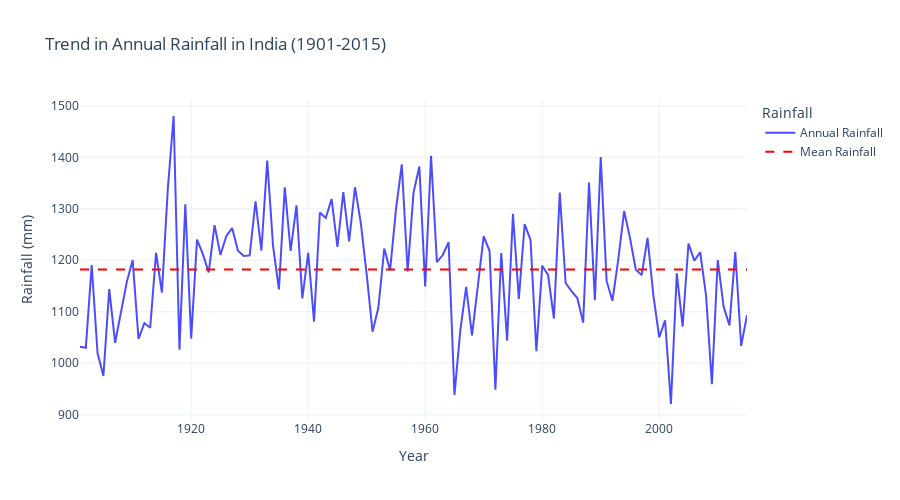
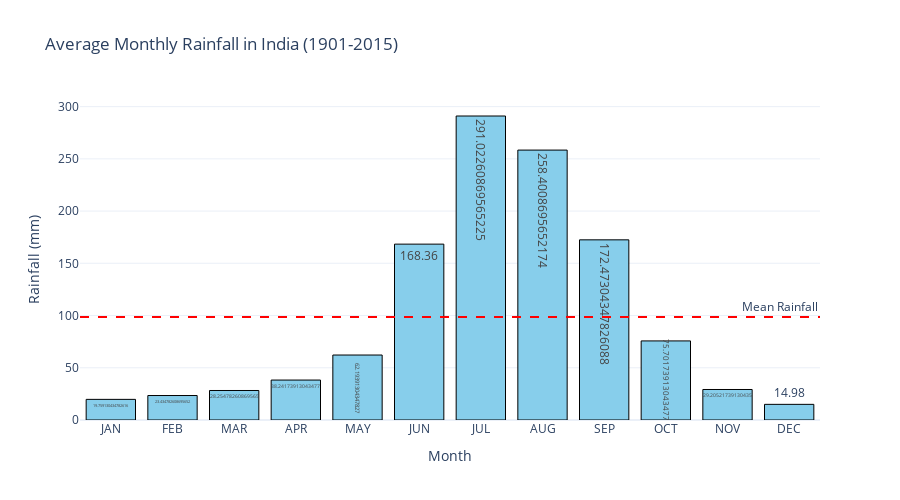
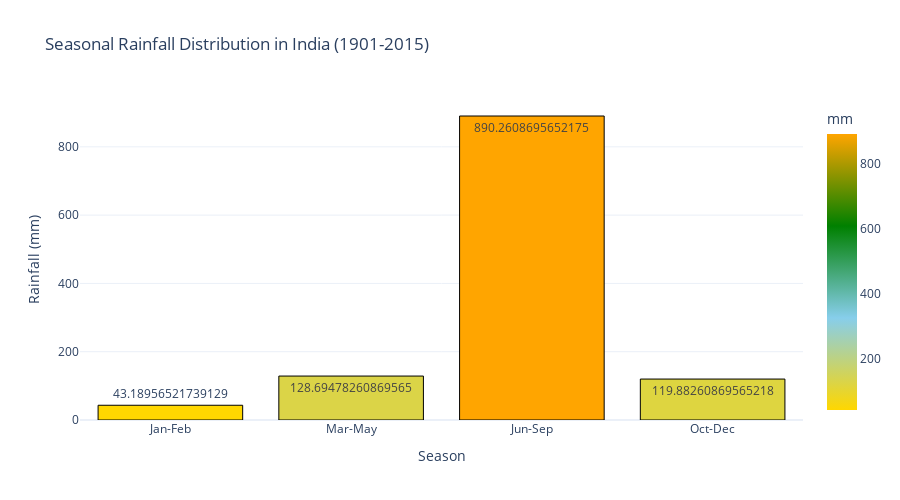

Here is the notebook cell these charts were saved with, in order:
### Code cell
import plotly.graph_objects as go
import plotly.express as px

# analyze trends in annual rainfall over time
annual_rainfall = rainfall_data[['YEAR', 'ANNUAL']]

fig_annual = go.Figure()
fig_annual.add_trace(go.Scatter(
    x=annual_rainfall['YEAR'],
    y=annual_rainfall['ANNUAL'],
    mode='lines',
    name='Annual Rainfall',
    line=dict(color='blue', width=2),
    opacity=0.7
))
fig_annual.add_trace(go.Scatter(
    x=annual_rainfall['YEAR'],
    y=[annual_rainfall['ANNUAL'].mean()] * len(annual_rainfall),
    mode='lines',
    name='Mean Rainfall',
    line=dict(color='red', dash='dash')
))
fig_annual.update_layout(
    title='Trend in Annual Rainfall in India (1901-2015)',
    xaxis_title='Year',
    yaxis_title='Rainfall (mm)',
    template='plotly_white',
    legend=dict(title="Rainfall"),
    height=500
)
fig_annual.show()

# identify months with the highest and lowest rainfall on average
monthly_columns = ['JAN', 'FEB', 'MAR', 'APR', 'MAY', 'JUN', 'JUL', 'AUG', 'SEP', 'OCT', 'NOV', 'DEC']
monthly_avg = rainfall_data[monthly_columns].mean()

highest_rainfall_month = monthly_avg.idxmax()
lowest_rainfall_month = monthly_avg.idxmin()

fig_monthly = px.bar(
    x=monthly_avg.index,
    y=monthly_avg.values,
    labels={'x': 'Month', 'y': 'Rainfall (mm)'},
    title='Average Monthly Rainfall in India (1901-2015)',
    text=monthly_avg.values
)
fig_monthly.add_hline(
    y=monthly_avg.mean(),
    line_dash="dash",
    line_color="red",
    annotation_text="Mean Rainfall",
    annotation_position="top right"
)
fig_monthly.update_traces(marker_color='skyblue', marker_line_color='black', marker_line_width=1)
fig_monthly.update_layout(template='plotly_white', height=500)
fig_monthly.show()

# seasonal rainfall distribution
seasonal_columns = ['Jan-Feb', 'Mar-May', 'Jun-Sep', 'Oct-Dec']
seasonal_avg = rainfall_data[seasonal_columns].mean()

fig_seasonal = px.bar(
    x=seasonal_avg.index,
    y=seasonal_avg.values,
    labels={'x': 'Season', 'y': 'Rainfall (mm)'},
    title='Seasonal Rainfall Distribution in India (1901-2015)',
    text=seasonal_avg.values,
    color=seasonal_avg.values,
    color_continuous_scale=['gold', 'skyblue', 'green', 'orange']
)

fig_seasonal.update_traces(marker_line_color='black', marker_line_width=1)
fig_seasonal.update_layout(
    template='plotly_white',
    height=500,
    coloraxis_colorbar=dict(title='mm')
)
fig_seasonal.update_layout(template='plotly_white', height=500)
fig_seasonal.show()

### Figure 1 — Plotly figure (JSON) as saved in the notebook; plotly's stock layout.template omitted (floating-point values rounded to 4 significant figures)
{"data": [{"line": {"color": "blue", "width": 2}, "mode": "lines", "name": "Annual Rainfall", "opacity": 0.7, "type": "scatter", "x": [1901, 1902, 1903, 1904, 1905, 1906, 1907, 1908, 1909, 1910, 1911, 1912, 1913, 1914, 1915, 1916, 1917, 1918, 1919, 1920, 1921, 1922, 1923, 1924, 1925, 1926, 1927, 1928, 1929, 1930, 1931, 1932, 1933, 1934, 1935, 1936, 1937, 1938, 1939, 1940, 1941, 1942, 1943, 1944, 1945, 1946, 1947, 1948, 1949, 1950, 1951, 1952, 1953, 1954, 1955, 1956, 1957, 1958, 1959, 1960, 1961, 1962, 1963, 1964, 1965, 1966, 1967, 1968, 1969, 1970, 1971, 1972, 1973, 1974, 1975, 1976, 1977, 1978, 1979, 1980, 1981, 1982, 1983, 1984, 1985, 1986, 1987, 1988, 1989, 1990, 1991, 1992, 1993, 1994, 1995, 1996, 1997, 1998, 1999, 2000, 2001, 2002, 2003, 2004, 2005, 2006, 2007, 2008, 2009, 2010, 2011, 2012, 2013, 2014, 2015], "y": [1032.0, 1030.0, 1190.0, 1020.0, 975.3, 1144.0, 1040.0, 1097.0, 1158.0, 1200.0, 1048.0, 1078.0, 1069.0, 1214.0, 1137.0, 1337.0, 1480.0, 1026.0, 1309.0, 1048.0, 1240.0, 1212.0, 1176.0, 1268.0, 1210.0, 1247.0, 1263.0, 1218.0, 1208.0, 1209.0, 1315.0, 1219.0, 1394.0, 1228.0, 1143.0, 1342.0, 1218.0, 1307.0, 1126.0, 1215.0, 1081.0, 1293.0, 1282.0, 1319.0, 1226.0, 1333.0, 1237.0, 1342.0, 1272.0, 1172.0, 1061.0, 1108.0, 1223.0, 1180.0, 1298.0, 1386.0, 1178.0, 1331, 1382.0, 1149, 1403, 1196.0, 1210.0, 1235.0, 938.4, 1064, 1148.0, 1054.0, 1148.0, 1247, 1218, 948.5, 1214, 1044.0, 1290.0, 1125.0, 1270.0, 1239.0, 1023.0, 1190.0, 1172.0, 1087.0, 1332.0, 1156.0, 1140, 1127.0, 1079.0, 1351, 1122.0, 1401.0, 1160.0, 1121.0, 1202.0, 1296.0, 1244.0, 1182.0, 1171.0, 1244.0, 1132, 1050.0, 1083.0, 920.8, 1174.0, 1071.0, 1232.0, 1199.0, 1216.0, 1132.0, 959.3, 1200.0, 1110.0, 1074.0, 1216.0, 1034.0, 1093.0]}, {"line": {"color": "red", "dash": "dash"}, "mode": "lines", "name": "Mean Rainfall", "type": "scatter", "x": [1901, 1902, 1903, 1904, 1905, 1906, 1907, 1908, 1909, 1910, 1911, 1912, 1913, 1914, 1915, 1916, 1917, 1918, 1919, 1920, 1921, 1922, 1923, 1924, 1925, 1926, 1927, 1928, 1929, 1930, 1931, 1932, 1933, 1934, 1935, 1936, 1937, 1938, 1939, 1940, 1941, 1942, 1943, 1944, 1945, 1946, 1947, 1948, 1949, 1950, 1951, 1952, 1953, 1954, 1955, 1956, 1957, 1958, 1959, 1960, 1961, 1962, 1963, 1964, 1965, 1966, 1967, 1968, 1969, 1970, 1971, 1972, 1973, 1974, 1975, 1976, 1977, 1978, 1979, 1980, 1981, 1982, 1983, 1984, 1985, 1986, 1987, 1988, 1989, 1990, 1991, 1992, 1993, 1994, 1995, 1996, 1997, 1998, 1999, 2000, 2001, 2002, 2003, 2004, 2005, 2006, 2007, 2008, 2009, 2010, 2011, 2012, 2013, 2014, 2015], "y": [1182.0, 1182.0, 1182.0, 1182.0, 1182.0, 1182.0, 1182.0, 1182.0, 1182.0, 1182.0, 1182.0, 1182.0, 1182.0, 1182.0, 1182.0, 1182.0, 1182.0, 1182.0, 1182.0, 1182.0, 1182.0, 1182.0, 1182.0, 1182.0, 1182.0, 1182.0, 1182.0, 1182.0, 1182.0, 1182.0, 1182.0, 1182.0, 1182.0, 1182.0, 1182.0, 1182.0, 1182.0, 1182.0, 1182.0, 1182.0, 1182.0, 1182.0, 1182.0, 1182.0, 1182.0, 1182.0, 1182.0, 1182.0, 1182.0, 1182.0, 1182.0, 1182.0, 1182.0, 1182.0, 1182.0, 1182.0, 1182.0, 1182.0, 1182.0, 1182.0, 1182.0, 1182.0, 1182.0, 1182.0, 1182.0, 1182.0, 1182.0, 1182.0, 1182.0, 1182.0, 1182.0, 1182.0, 1182.0, 1182.0, 1182.0, 1182.0, 1182.0, 1182.0, 1182.0, 1182.0, 1182.0, 1182.0, 1182.0, 1182.0, 1182.0, 1182.0, 1182.0, 1182.0, 1182.0, 1182.0, 1182.0, 1182.0, 1182.0, 1182.0, 1182.0, 1182.0, 1182.0, 1182.0, 1182.0, 1182.0, 1182.0, 1182.0, 1182.0, 1182.0, 1182.0, 1182.0, 1182.0, 1182.0, 1182.0, 1182.0, 1182.0, 1182.0, 1182.0, 1182.0, 1182.0]}], "layout": {"height": 500, "legend": {"title": {"text": "Rainfall"}}, "title": {"text": "Trend in Annual Rainfall in India (1901-2015)"}, "xaxis": {"title": {"text": "Year"}}, "yaxis": {"title": {"text": "Rainfall (mm)"}}}}

### Figure 2 — Plotly figure (JSON) as saved in the notebook; plotly's stock layout.template omitted (floating-point values rounded to 4 significant figures)
{"data": [{"alignmentgroup": "True", "hovertemplate": "Month=%{x}<br>Rainfall (mm)=%{y}<br>text=%{text}<extra></extra>", "legendgroup": "", "marker": {"color": "skyblue", "line": {"color": "black", "width": 1}, "pattern": {"shape": ""}}, "name": "", "offsetgroup": "", "orientation": "v", "showlegend": false, "text": [19.76, 23.43, 28.25, 38.24, 62.19, 168.4, 291.0, 258.4, 172.5, 75.7, 29.21, 14.98], "textposition": "auto", "type": "bar", "x": ["JAN", "FEB", "MAR", "APR", "MAY", "JUN", "JUL", "AUG", "SEP", "OCT", "NOV", "DEC"], "xaxis": "x", "y": [19.76, 23.43, 28.25, 38.24, 62.19, 168.4, 291.0, 258.4, 172.5, 75.7, 29.21, 14.98], "yaxis": "y"}], "layout": {"annotations": [{"showarrow": false, "text": "Mean Rainfall", "x": 1, "xanchor": "right", "xref": "x domain", "y": 98.5, "yanchor": "bottom", "yref": "y"}], "barmode": "relative", "height": 500, "legend": {"tracegroupgap": 0}, "shapes": [{"line": {"color": "red", "dash": "dash"}, "type": "line", "x0": 0, "x1": 1, "xref": "x domain", "y0": 98.5, "y1": 98.5, "yref": "y"}], "title": {"text": "Average Monthly Rainfall in India (1901-2015)"}, "xaxis": {"anchor": "y", "domain": [0, 1], "title": {"text": "Month"}}, "yaxis": {"anchor": "x", "domain": [0, 1], "title": {"text": "Rainfall (mm)"}}}}

### Figure 3 — Plotly figure (JSON) as saved in the notebook; plotly's stock layout.template omitted (floating-point values rounded to 4 significant figures)
{"data": [{"alignmentgroup": "True", "hovertemplate": "Season=%{x}<br>Rainfall (mm)=%{y}<br>text=%{text}<br>color=%{marker.color}<extra></extra>", "legendgroup": "", "marker": {"color": [43.19, 128.7, 890.3, 119.9], "coloraxis": "coloraxis", "line": {"color": "black", "width": 1}, "pattern": {"shape": ""}}, "name": "", "offsetgroup": "", "orientation": "v", "showlegend": false, "text": [43.19, 128.7, 890.3, 119.9], "textposition": "auto", "type": "bar", "x": ["Jan-Feb", "Mar-May", "Jun-Sep", "Oct-Dec"], "xaxis": "x", "y": [43.19, 128.7, 890.3, 119.9], "yaxis": "y"}], "layout": {"barmode": "relative", "coloraxis": {"colorbar": {"title": {"text": "mm"}}, "colorscale": [[0, "gold"], [0.3333, "skyblue"], [0.6667, "green"], [1, "orange"]]}, "height": 500, "legend": {"tracegroupgap": 0}, "title": {"text": "Seasonal Rainfall Distribution in India (1901-2015)"}, "xaxis": {"anchor": "y", "domain": [0, 1], "title": {"text": "Season"}}, "yaxis": {"anchor": "x", "domain": [0, 1], "title": {"text": "Rainfall (mm)"}}}}
